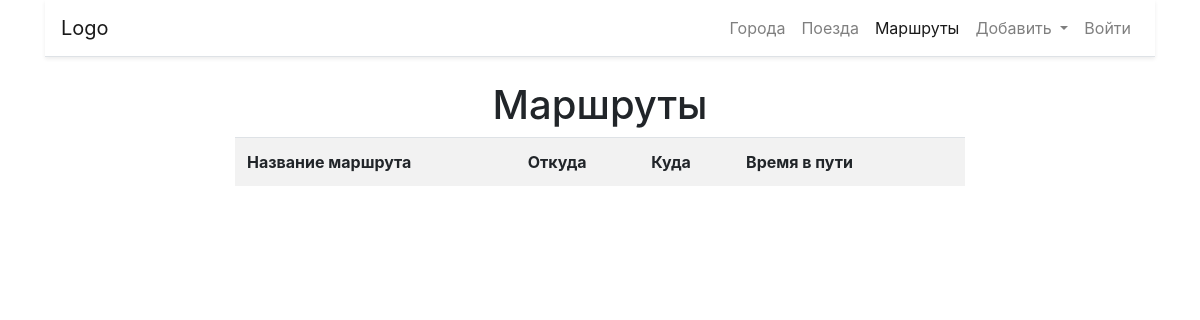
The app's page /routes/, older data.
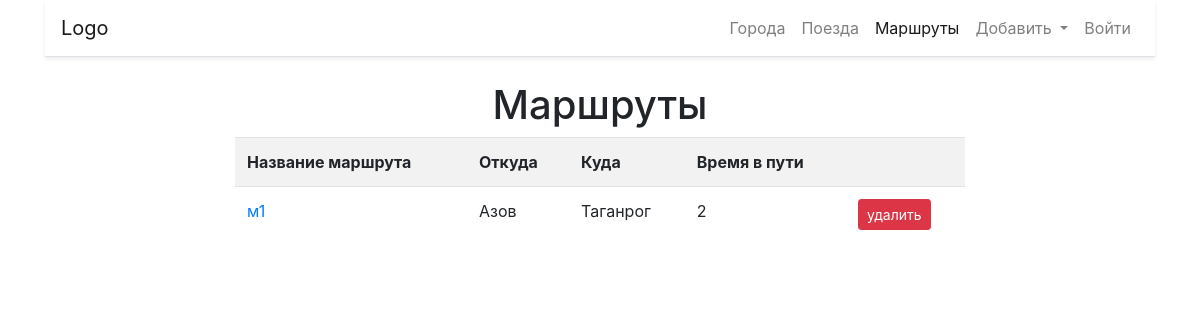
The same page, newer data.
### routes/models.py (models this page shows, shortened)
class Route(models.Model):
    name = models.CharField(max_length=100, unique=True, verbose_name='Название маршрута')
    from_city = models.CharField(max_length=100, verbose_name='Откуда')
    to_city = models.CharField(max_length=100, verbose_name='Куда')
    trains = models.ManyToManyField(Train, blank=True, verbose_name='Поезда') #стало
    travel_time = models.IntegerField(verbose_name='Время в пути')
    class Meta:
        verbose_name = 'Маршрут'
        verbose_name_plural = 'Маршруты'
        ordering = ['name']

### routes/views.py (the view)
# urls.py: path('routes/', RouteListlView.as_view(), name='routes'),
class RouteListlView(ListView):
    queryset = Route.objects.all()
    context_object_name = 'objects_list'
    template_name = 'routes/list.html'

### routes/templates/routes/list.html (shortened to what this page needs)
{% extends "boot4.html" %}
{% block content %}
    <h1 class="text-center">Маршруты</h1>
    <div class="row">
        <div class="col-md-8 mx-auto">
            <table class="table table-striped">
                <tr>
                    <th>Название маршрута</th>
                    <th>Откуда</th>
                    <th>Куда</th>
                    <th>Время в пути</th>
                    <th></th>
                </tr>
                {% for object in objects_list %}
                    <tr>
                        <td><a href='{% url "detail" pk=object.pk %}'>{{object.name}}</a></td>
                        <td>{{object.from_city}}</td>
                        <td>{{object.to_city}}</td>
                        <td>{{object.travel_time}}</td>
                        <td>
                            <a href='{% url "delete" pk=object.pk %}'>
                                <button type="button" class="btn btn-danger btn-sm">
                                    удалить
                                </button>
                            </a>
                        </td>
                    </tr>
                {% endfor %}
            </table>
        </div>
    </div>
{% endblock %}

Row changes from the older to the newer data that the page shows:
added Route: name "м1", from_city "Азов", to_city "Таганрог", travel_time "2"
